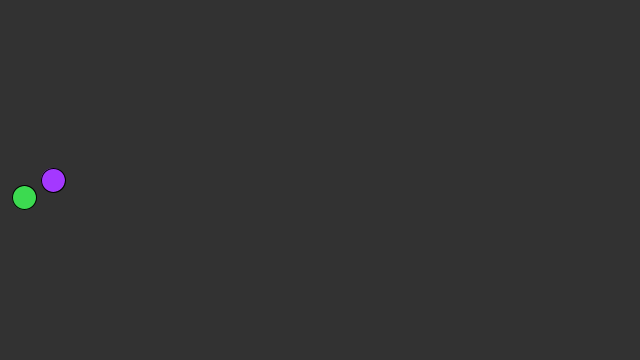
Frame 1 (no input)
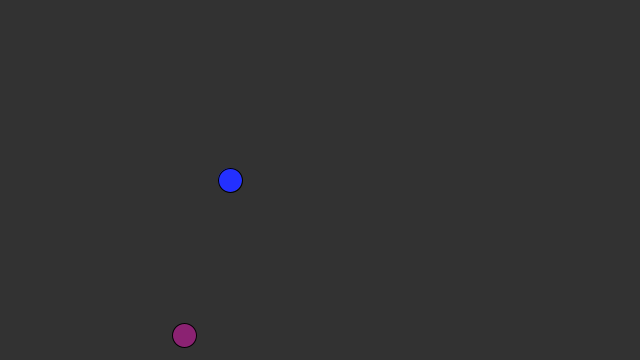
Frame 60 (the mouse pressed at the canvas centre just before this capture)
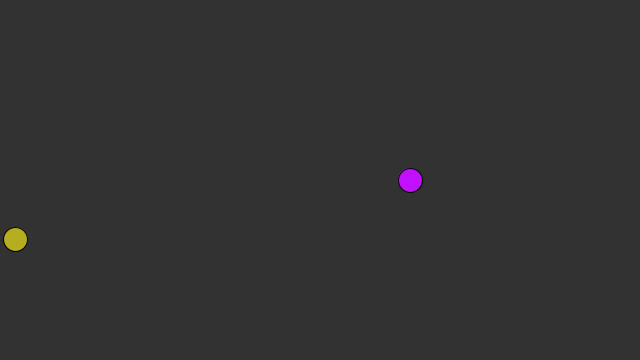
Frame 120 (the mouse held since frame 60 and released just before this capture)

The Processing sketch that drew these frames (run headless with seeded random() and noise(); from frame 60 on, the mouse is pressed at the canvas centre):

// Processing sketch: mov_circle
// ── mov_circle.pde
int circleX;
int cor = 255;
void setup(){
  size(640, 360);
  circleX = 50;
}

void draw(){
  background(50);
  fill(random(cor), cor % random(cor), cor* random(cor));
  ellipse(circleX+=3.6 , 180, 24, 24);
  
  //Verifica se o circulo chegou na borda
  if(circleX > width){
    ellipse(width--, 180, 24, 24);  //movimenta o circulo na direção contrária 
    }
  
 fill(random(cor),random(cor), random(cor));
 ellipse(random((circleX)), random(height), 24, 24);
}
